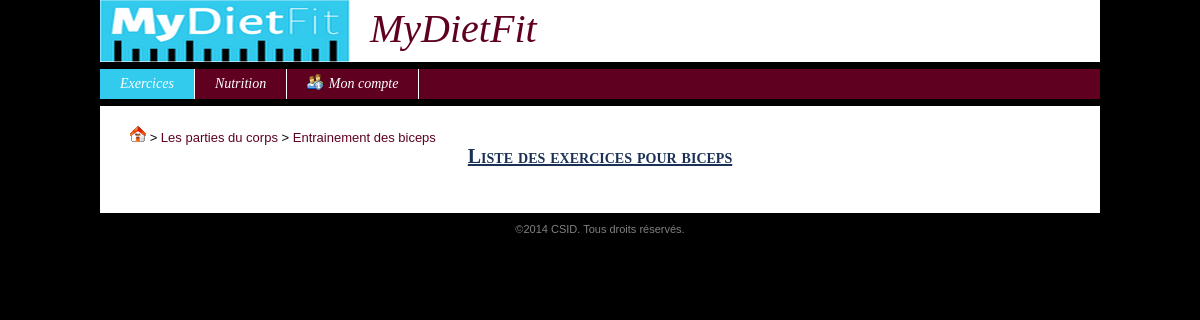
Before: /index.php?uc=exercice&action=lstExBiceps with the older database file.
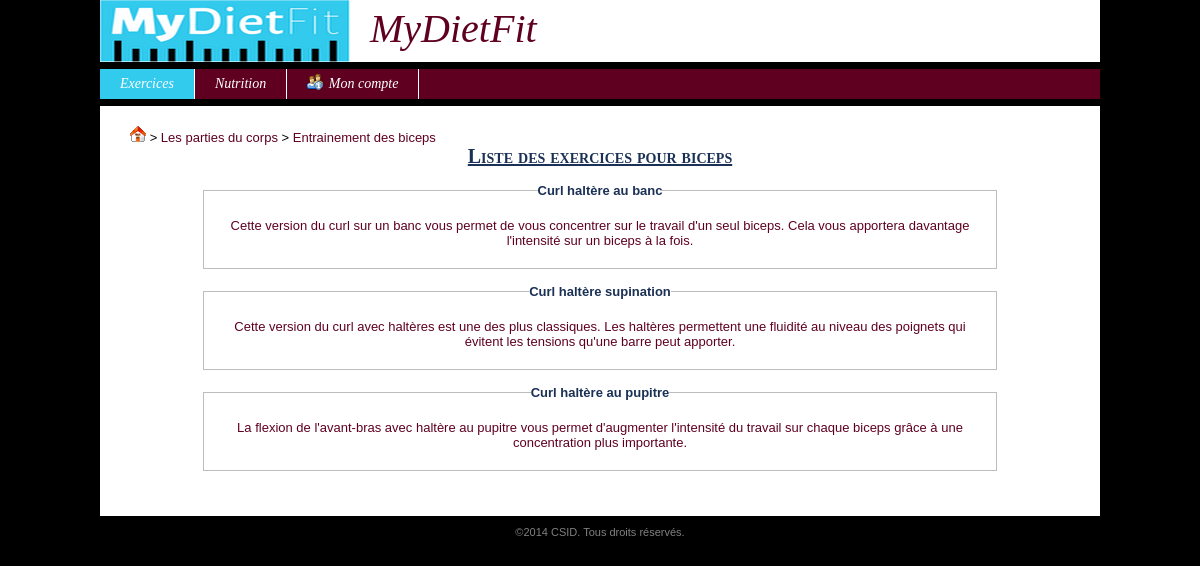
After: the same page with the newer database file.
### tables this page shows
CREATE TABLE IF NOT EXISTS `ficheexercice` (
  `idFicheExercice` int(11) unsigned NOT NULL AUTO_INCREMENT,
  `description` varchar(5000) NOT NULL DEFAULT '',
  `dateAjout` datetime NOT NULL DEFAULT '0000-00-00 00:00:00',
  `titre` varchar(45) NOT NULL DEFAULT '',
  `resume` varchar(1000) NOT NULL DEFAULT '',
  `idPartieCorps` int(10) unsigned DEFAULT NULL,
  `video` varchar(1000) NOT NULL DEFAULT '',
  `image1` varchar(100) NOT NULL DEFAULT '',
  `image2` varchar(100) NOT NULL DEFAULT '',
  `image3` varchar(100) NOT NULL DEFAULT '',
  PRIMARY KEY (`idFicheExercice`),
  KEY `FK_ficheexercice_1` (`idPartieCorps`)
);

### config.inc.php (called while the page is built, shortened)
<?php
$_CONFIG = array
(
	"DB_ServerHost" => "localhost",
	"DB_Username" => "root",
    "DB_Password" => "",
    "DB_Database" => "mydietfit_bdd",
    "DIR_Control" => "controleurs/",
    "DIR_View" => "vues/",
    "DIR_Model" => "modules/fonctions/php/",
    "DIR_Dynamic" => "modules/fonctions/js/",
    "DIR_XML" => "modules/fonctions/xml/",
    "DIR_Plugin" => "modules/plugins/",
    "DIR_CSS" => "modules/themes/",
    "DIR_Attachment" => "ressources/documents/",
    "DIR_Image" => "ressources/images/",
);
?>

### modules/fonctions/php/generale.inc.php (called while the page is built, shortened)
<?php
function connexion()
{
	global $_CONFIG;
	$hote = $_CONFIG['DB_ServerHost'];
	$login = $_CONFIG['DB_Username'];
	$mdp = $_CONFIG['DB_Password'];
	$bd = $_CONFIG['DB_Database'];
	$connexion = @mysql_connect($hote, $login, $mdp) or die("<u>Erreur SQL (Connexion au serveur impossible)</u>: ".mysql_error()." <br>");
	return $connexion;
}
function getRequest($nomChamp, $elseValue = null)
{
	return (isset($_REQUEST[$nomChamp]) && $_REQUEST[$nomChamp]) ? $_REQUEST[$nomChamp] : $elseValue;
}
function getMySqlString($champ, $elseValue = null, $noCote = 0)
{
	$cote = ($noCote) ? null : "'";
	if(isset($champ) && $champ) $result = $cote.mysql_real_escape_string($champ, connexion()).$cote;
	else if(is_null($champ) || $champ == "") $result = "NULL";
	else $result = $cote.mysql_real_escape_string($elseValue, connexion()).$cote;
	return $result;
}
?>

### modules/fonctions/php/identification.inc.php (called while the page is built, shortened)
<?php
function estConnecte($idUtilisateur = null, $login = null)
{
	$result = isset($_SESSION['idUtilisateur']) && !empty($_SESSION['idUtilisateur']);
	return $result;
}
?>

### modules/fonctions/php/exercices.inc.php (called while the page is built, shortened)
<?php
function getUnExercice($idExercice)
{
	$req = "SELECT * FROM ficheexercice where idFicheExercice = ".getMySqlString($idExercice);
	$conx = connexion();
	$res = mysql_query($req, $conx) or die ("<u>Erreur SQL (getUnExercice)</u>: ".mysql_error()." <br>");
	$unExercice = mysql_fetch_assoc($res);
	return $unExercice;
}
function getLesExercices($idPartieCorps = null)
{
	$req = "SELECT * FROM ficheexercice";
	if($idPartieCorps != null) $req .= " WHERE idPartieCorps = ".getMySqlString($idPartieCorps);
	$conx = connexion();
	$res = mysql_query($req, $conx) or die("<u>Erreur SQL (getLesExercices)</u>: ".mysql_error()." <br>");
	$lesExercices = array();
	$ligne = mysql_fetch_assoc($res);
	while($ligne != false)
	{
		$lesExercices[] = $ligne;
		$ligne = mysql_fetch_assoc($res);
	}
	return $lesExercices;
}
?>

### vues/v_lstEx.php (the view)
<?php
if(isset($lesExercicePartieCorps))
{
	foreach($lesExercicePartieCorps as $unExercicePartieCorps)
	{
		$idExercice = $unExercicePartieCorps['idFicheExercice'];
		$unExercice = getUnExercice($idExercice);
		$titre = $unExercice['titre'];
		$resume = $unExercice['resume'];
		echo "	<a><fieldset>
					<legend>$titre</legend>
					<p>$resume</p>
				</fieldset></a>
				<br>";
	}
}

### vues/v_entete.php (shortened to what this page needs)
<!DOCTYPE HTML PUBLIC "-//W3C//DTD HTML 4.01 Transitional//EN"
       "http://www.w3.org/TR/html4/loose.dtd">
<html>
<head>
	<link rel="stylesheet" type="text/css" href="<?php echo $_CONFIG['DIR_CSS']; ?>default.php" media="screen" title="Principal">
	<link rel="stylesheet" type="text/css" href="<?php echo $_CONFIG['DIR_Plugin']; ?>JQuery/css/custom-theme/jquery-ui-1.8.17.custom.css" />
	<link rel="stylesheet" type="text/css" href="<?php echo $_CONFIG['DIR_Plugin']; ?>TimePicker/jquery-ui-timepicker-addon.css">
</head>
<body>

### vues/v_bandeau.php
<div id="header">
	<a href="index.php?uc=identif&action=index">
		<div id="logo">
			<h1>MyDietFit</h1>
		</div>
	</a>

### vues/v_menu.php (shortened to what this page needs)
	<div id="menu">
		<ul>
			<li <?php if($uc == "exercice") echo "style='background:#32CAED'";?>> <a href="index.php?uc=exercice&action=lstExercice"> Exercices </a>
			</li>
			<li <?php if($uc == "nutrition") echo "style='background:#32CAED'";?>> <a href=""> Nutrition </a>
			</li>
			<li> <a href="index.php?uc=identif&action=frmConnexion"><img src="<?php echo $_CONFIG['DIR_Image']; ?>menuUserInfo.png"> <?php if(estConnecte()) echo $_SESSION['login']; else echo "Mon compte"; ?> </a>
			</li>
		</ul>
	</div>
</div>
<div id="content">

### index.php (shortened to what this page needs)
<?php
require "config.inc.php";
$uc = getRequest('uc', "identif");
include $_CONFIG['DIR_View']."v_entete.php";
include $_CONFIG['DIR_View']."v_bandeau.php";
include $_CONFIG['DIR_View']."v_menu.php";
switch($uc)
{
	case 'exercice':
		$action = getRequest('action', "lstExercice");
		include $_CONFIG['DIR_Control']."c_exercice.php";
		break;
}
include $_CONFIG['DIR_View']."v_pied.php";
?>

### vues/v_filAriane.php (shortened to what this page needs)
<?php
$home = "<a href='index.php?uc=identif&action=index'><img src='".$_CONFIG['DIR_Image']."home.gif'></a>";
$niveau1 = "<a href='index.php?uc=exercice&action=lstExercice'>Les parties du corps</a>";
$biceps = "<a href='index.php?uc=exercice&action=biceps'>Entrainement des biceps</a>";
echo "<div style='text-align:justify'>";
if($action == "lstExBiceps") {
	echo $home." > ".$niveau1." > ".$biceps;
}
echo "</div>";
?>

### controleurs/c_exercice.php (shortened to what this page needs)
<?php
include $_CONFIG['DIR_View']."v_filAriane.php";
switch($action)
{
	case 'lstExBiceps':
		$titre = "Liste des exercices pour biceps";
		$lesExercicePartieCorps = getLesExercices(4);
		include $_CONFIG['DIR_View']."v_headTitre.php";
		include $_CONFIG['DIR_View']."v_lstEx.php";
		break;
}
?>

### vues/v_headTitre.php
<h2> <?php echo $titre; ?> </h2> <br>

### vues/v_pied.php
</div>
<div id="footer">
	<p> &copy;2014 CSID. Tous droits réservés. </p>
</div>
</body>
</html>

Changed rows visible on the page:
now on this page (row edited): ficheexercice: titre "Curl haltère au banc", resume "Cette version du curl sur un banc vous permet de vous concentrer sur le travail d'un seul biceps. Cela vous apportera davantage l'intensité sur un biceps à la fois."
added ficheexercice: titre "Curl haltère supination", resume "Cette version du curl avec haltères est une des plus classiques. Les haltères permettent une fluidité au niveau des poignets qui évitent les tensions qu'une barre peut apporter."
added ficheexercice: titre "Curl haltère au pupitre", resume "La flexion de l'avant-bras avec haltère au pupitre vous permet d'augmenter l'intensité du travail sur chaque biceps grâce à une concentration plus importante."
